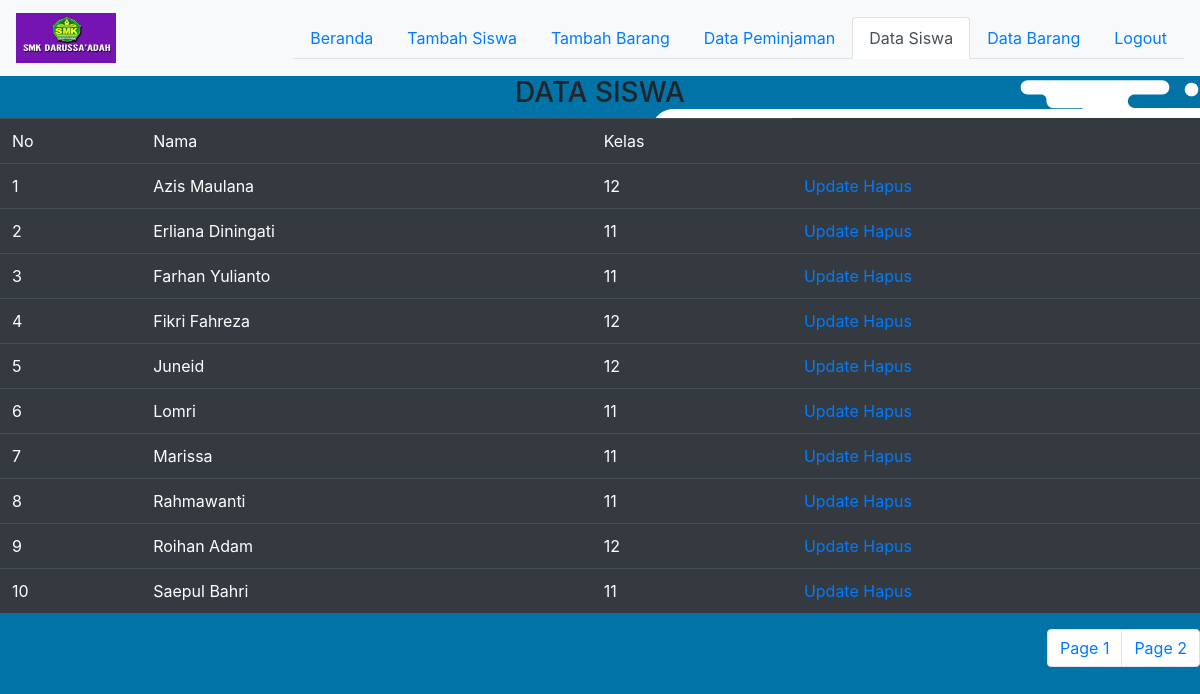
Page /data_siswa.php on the committed database.
### tables this page shows
CREATE TABLE `siswa` (
  `id` int(11) NOT NULL,
  `nama` varchar(50) NOT NULL,
  `kelas` int(11) NOT NULL
);

### data_siswa.php (the view, shortened to what this page needs)
<html>
<head>
<link rel="stylesheet" href="https://stackpath.bootstrapcdn.com/bootstrap/4.2.1/css/bootstrap.min.css">
</head>
<body background="image/bg.png">
	<?php
include("koneksi.php");
?>
<nav class="navbar navbar-light bg-light">
  <a class="navbar-brand" href="index.php">
    <img src="image/logo.jpg" width="100" height="50" alt="">
  </a>
  <ul class="nav nav-tabs">
	<li class="nav-item">
    <a class="nav-link" href="index_admin.php">Beranda</a>
  </li>
  <li class="nav-item">
    <a class="nav-link" href="tambah_siswa.php">Tambah Siswa</a>
  </li>
  <li class="nav-item">
    <a class="nav-link" href="tambah_barang.php">Tambah Barang</a>
  </li>
  <li class="nav-item">
    <a class="nav-link" href="data_pinjam.php">Data Peminjaman</a>
  </li>
  <li class="nav-item">
    <a class="nav-link active" href="data_siswa.php">Data Siswa</a>
  </li>
  <li class="nav-item">
    <a class="nav-link" href="data_barang.php">Data Barang</a>
  </li>
   <li class="nav-item">
    <a class="nav-link" href="logout.php">Logout</a>
  </li>
</ul>
</nav>
<center><h3>DATA SISWA</h3></center>
<?php
	$no=1;
	$sqlCount = "select count(nama) from siswa";
	$query = mysqli_query($conn,$sqlCount) or die(mysqli_error($conn));
	$rsCount = mysqli_fetch_array($query);
	$banyakData = $rsCount[0];
	$page = isset($_GET['page']) ? $_GET['page'] : 1;
	$limit = 10;
	$mulai_dari = $limit * ($page - 1);
	$sql_limit = "select * from siswa order by nama limit $mulai_dari, $limit";
	$hasil = mysqli_query($conn, $sql_limit) or die(mysqli_error($conn));
?>
	<table class="table table-dark">
		<thead>
			<tr class="success">
				<td>No</td>
				<td>Nama</td>
				<td>Kelas</td>
			</tr>
		</thead>
	<tbody>
<?php
	$no=$no+(($page-1)*$limit);
	while ($data=mysqli_fetch_array($hasil)){
?>
	<tr class="success">
		<td><?php echo $no;?></td>
		<td><?php echo $data[1]; ?></td>
		<td><?php echo $data[2]; ?></td>
		<td>
		<a href= "update_siswa.php?id=<?php echo $data[1];?>" class="update">Update</a>
		<a href= "hapus_siswa.php?id=<?php echo $data[1];?>" class="delete" onclick= "javascript: return confirm('Anda yakin menghapus data Siswa <?php echo $data[1];?>?')">Hapus</a>
		</td>
	</tr>
<?php
	$no++;
	}
?>
</tbody>
</table>
<ul class="pagination justify-content-end">
<?php
	$banyakHalaman = ceil($banyakData / $limit);
		for($i = 1; $i <= $banyakHalaman; $i++){
			if($page != $i){
				echo '<li class="page-item"><a class="page-link" href="data_siswa.php?page='.$i.'">Page '.$i.'</a></li> ';
			}else{
				echo '<li class="page-item"><a class="page-link" href="#">Page '.$i.'</a></li> ';
			}
		}
?>
</ul>
</body>
</html>

### rows in the picture
siswa: nama "Azis Maulana", kelas "12"
siswa: nama "Erliana Diningati", kelas "11"
siswa: nama "Farhan Yulianto", kelas "11"
siswa: nama "Fikri Fahreza", kelas "12"
siswa: nama "Juneid", kelas "12"
siswa: nama "Lomri", kelas "11"
siswa: nama "Marissa", kelas "11"
siswa: nama "Rahmawanti", kelas "11"
siswa: nama "Roihan Adam", kelas "12"
siswa: nama "Saepul Bahri", kelas "11"
